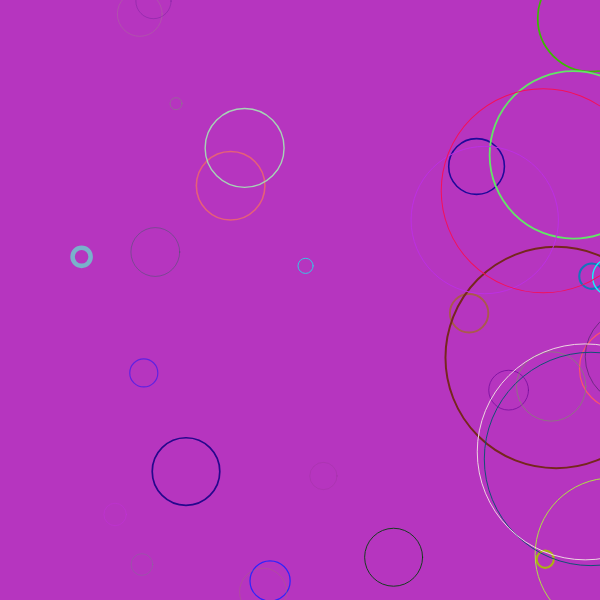
Frame 1 (no input)
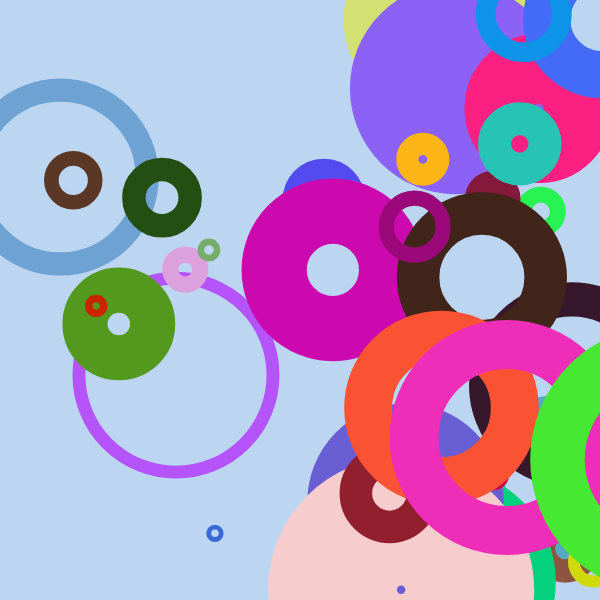
Frame 60 (no input)
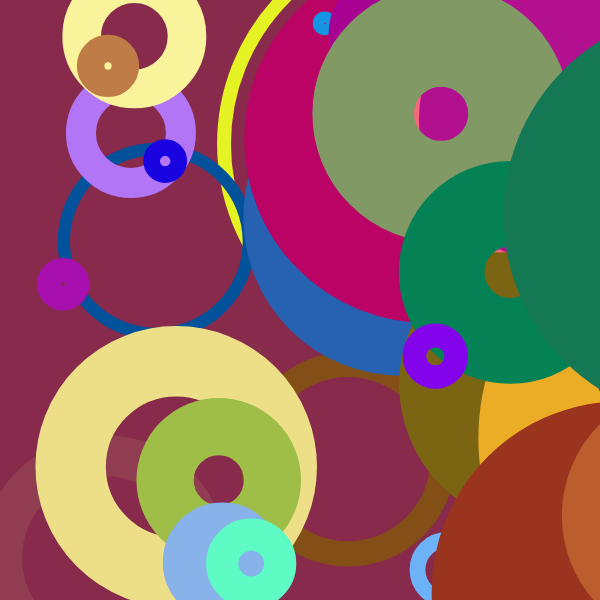
Frame 120 (the mouse pressed at the canvas centre since frame 60)

The p5.js sketch that drew these frames (run headless with seeded random() and noise() and a simulated clock; from frame 60 on, the mouse is pressed at the canvas centre):

// p5.js sketch
// ── sketch.js

function setup() {
  createCanvas(600, 600); // ik heb (600,600) gedaan,Omdat (400,400)  beetje te klein is.
  //ik heb frequentie niet beperkt ,omdat ik meer verandering wil zien.
}
function draw() {
  background(random(255),random(255),random(255));// ik heb "random" geschreven Omdat ik meer kleuren wil zien. 

  

  for (var i = 0; i < 60; i++) { // ik wil meer "ellipse" of meer mogelijkheid zien, daarom doe ik 60 bij i
    push();
    stroke(random(255),random(255),random(255));// meer kleuren
    strokeWeight(frameCount/i*10); // strokeWeight van linkerkant is klein en strokeWeight van rechterkant is groot,waardoor je meer vergelijking kan zien.
    translate(random(width), random(height));// ik wil de figuur overal verspreid worden.
    scale(0.3+random(i/5));//ik wil de grootte bij de cirkel vershil maken.
    cirkel();// verbingden met function cirkel
    pop()
  }
}

function cirkel() {
  noFill() // ik wil geen kleur in de cirkel zien, omdat de cirkel zal andere cirkels blokkeren als de cirkel  kleur heeft.
  ellipse(100,0,40,40)// cirkel

}
// de bedoeling van deze kunst is om meer kleur en verandering te zien. je moet blijven te kijken.Het duurt ongeveer 1min.
